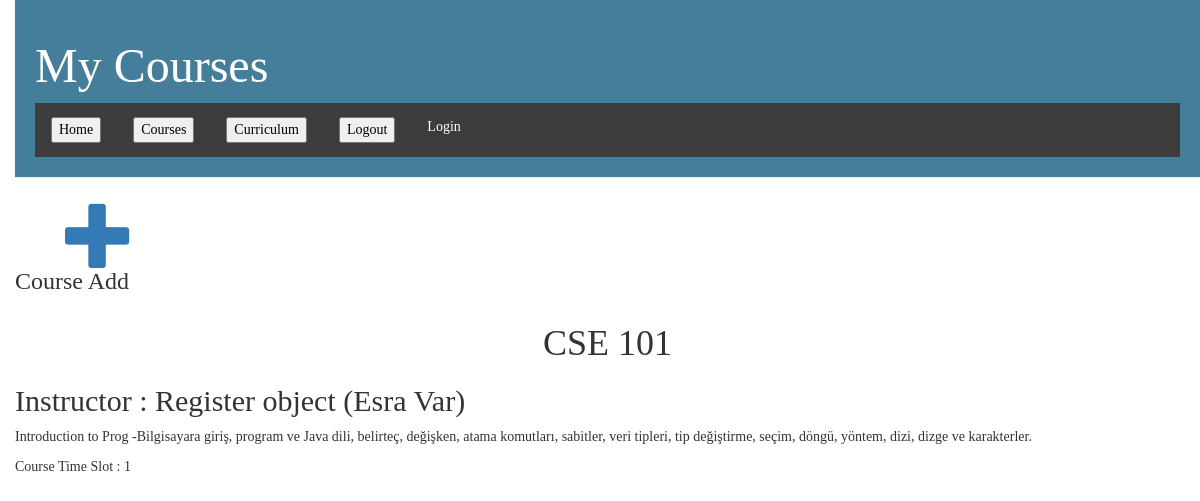
The app's page /course/CSE 101/ with its own data.
### Reg/models.py (models this page shows, shortened)
class Course(models.Model):
    class Meta:
        unique_together = (('course_name', 'day', 'hour'),)
    course_name = models.CharField(max_length=200, primary_key=True)
    instructor = models.ForeignKey(Register, default='Emine Ekin', on_delete=models.CASCADE)
    syllabus = models.TextField(null=True)
    section = models.IntegerField(default=1)
    place = models.CharField(max_length=10, null=True, blank=True)
    day = models.IntegerField(choices=DAYS_OF_WEEK, default=None)
    hour = models.IntegerField(choices=COURSE_HOUR, default=None)
    to = models.IntegerField(choices=COURSE_HOUR, default=1)
    credit = models.IntegerField(null=True)
    depName = models.ForeignKey(Faculty, on_delete=models.CASCADE)

class Register(models.Model):
    name = models.CharField(max_length=255, primary_key=True)
    email = models.EmailField(default='empty@mail.com')
    password = models.CharField(max_length=255, null=True)
    usertype = models.IntegerField(default=1, validators=[MinValueValidator(0), MaxValueValidator(3)], )

### Reg/views.py (the view)
# urls.py: path('course/<str:pk>/', views.course_detail, name='course_detail'),
def course_detail(request, pk):
    course = get_object_or_404(Course, pk=pk)
    return render(request, 'users/course_detail.html', {'course': course})

### Reg/templates/users/course_detail.html (shortened to what this page needs)
{% extends 'users/base.html' %}
{% block content %}
    <div class="post" style="align-content: center;">
          <h1 style="text-align: center;">{{ course.course_name }} </h1>
        <h2> Instructor : {{ course.instructor }}</h2>
        <p>{{ course.syllabus|linebreaksbr }}</p>
        <p> Course Time Slot : {{ course.section }}</p>
    </div>
{% endblock %}

### Reg/static/css/base.css (style rules this page uses)
body { padding-left: 15px; font-family: 'Handlee', cursive; }

### records on screen
Course: course_name "CSE 101", instructor "Register object (Esra Var)", syllabus "Introduction to Prog -Bilgisayara giriş, program ve Java dili, belirteç, değişken, atama komutları, sabitler, veri tipleri, tip değiştirme, seçim, döngü, yöntem, dizi, dizge ve karakterler.", section "1"
